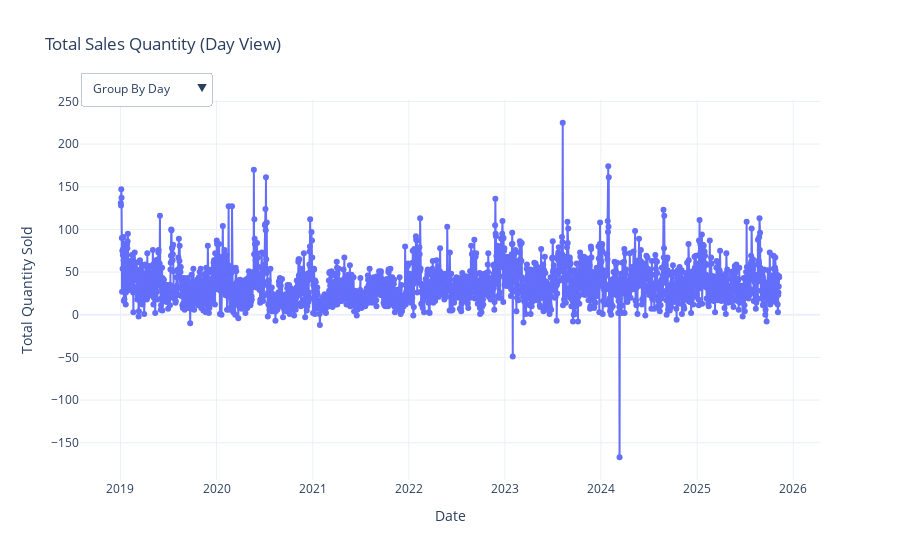

Here is the notebook cell this chart was saved with:
### Code cell
# Visualize Data to Identify Patterns and Seasonality
plot_interactive_sales_dashboard(data)
